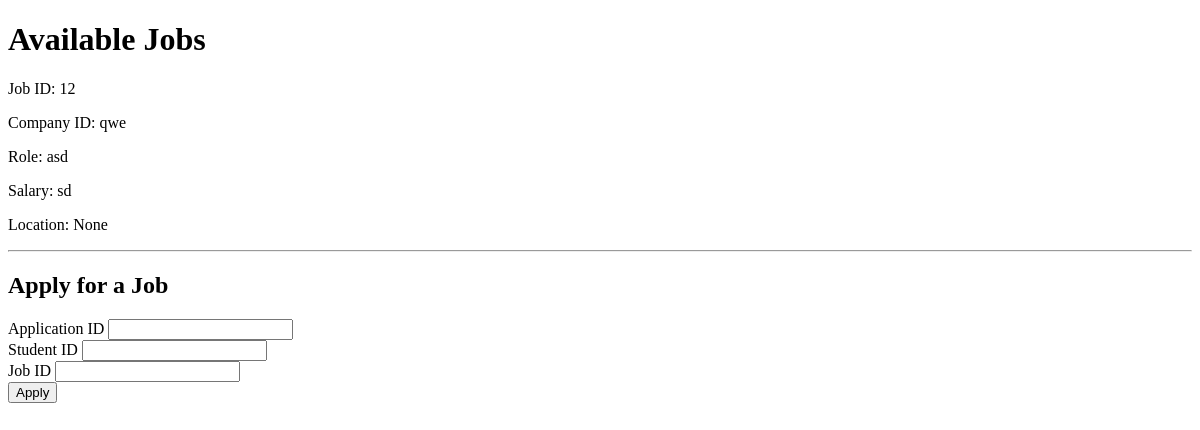
Page /job/apply on the earlier database version.
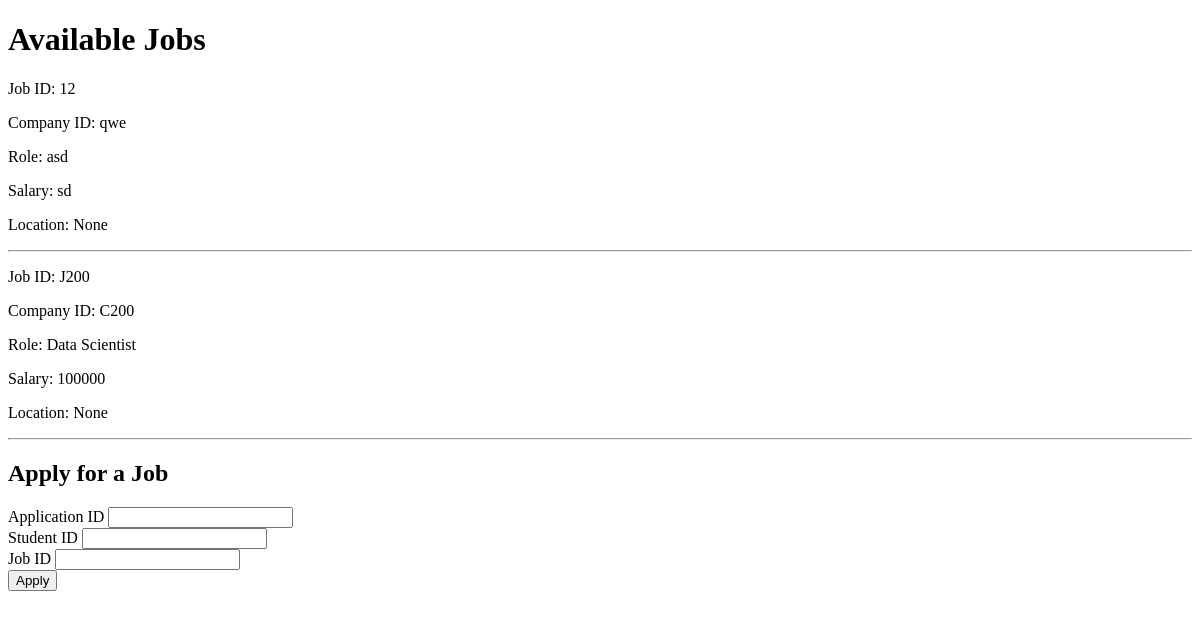
Same page on the later database version.
### tables this page shows
CREATE TABLE jobs(
                   job_id text PRIMARY KEY,
                   company_id text,
                   job_role text,
                   salary text,
                   loaction text);

### app.py (the view, shortened to what this page needs)
@app.route("/job/apply", methods=["GET","POST"])
def job_apply():
    conn = sqlite3.connect(r"C:\Users\binnu\OneDrive\Desktop\iit_project\placement.db",timeout=10)
    cursor = conn.cursor()
    cursor.execute("SELECT * FROM jobs")
    jobs = cursor.fetchall()
    conn.close()
    return render_template("jobapply.html", jobs=jobs)

### templates/jobapply.html (shortened to what this page needs)
<!DOCTYPE html>
<html>
<head>
</head>
<body>
<h1>Available Jobs</h1>
{% for job in jobs %}
    <p>Job ID: {{ job[0] }}</p>
    <p>Company ID: {{ job[1] }}</p>
    <p>Role: {{ job[2] }}</p>
    <p>Salary: {{ job[3] }}</p>
    <p>Location: {{ job[4] }}</p>
    <hr>
{% endfor %}
<h2>Apply for a Job</h2>
<form method="POST">
    <label>Application ID</label>
    <input name="application_id"><br>
    <label>Student ID</label>
    <input name="student_id"><br>
    <label>Job ID</label>
    <input name="job_id"><br>
    <button type="submit">Apply</button>
</form>
</body>
</html>

Differences in the rows shown:
added jobs: job_id "J200", company "C200", job_role "Data Scientist", salary "100000", job "None"
